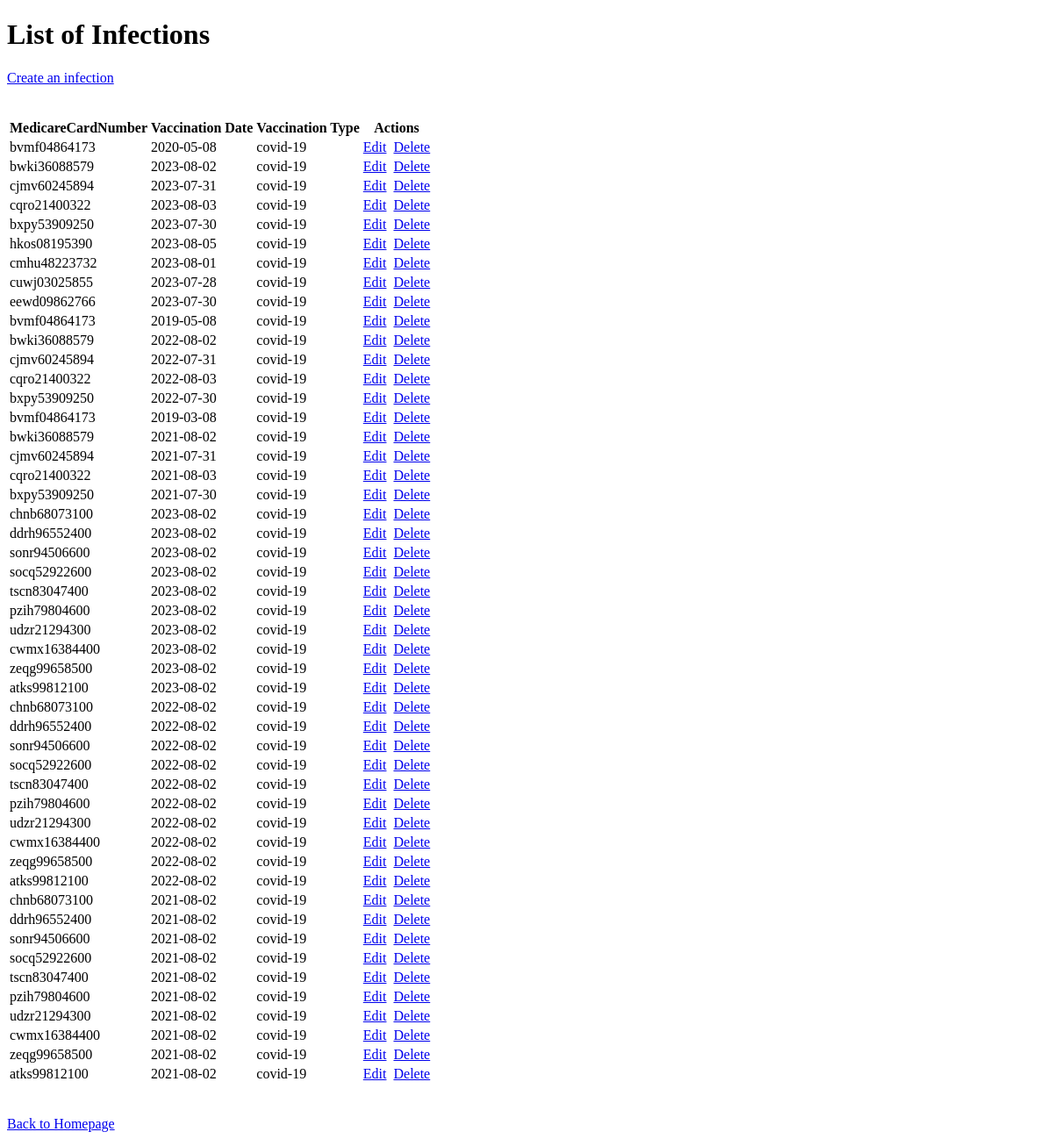
The page /php/infection/index.php on the database as committed earlier.
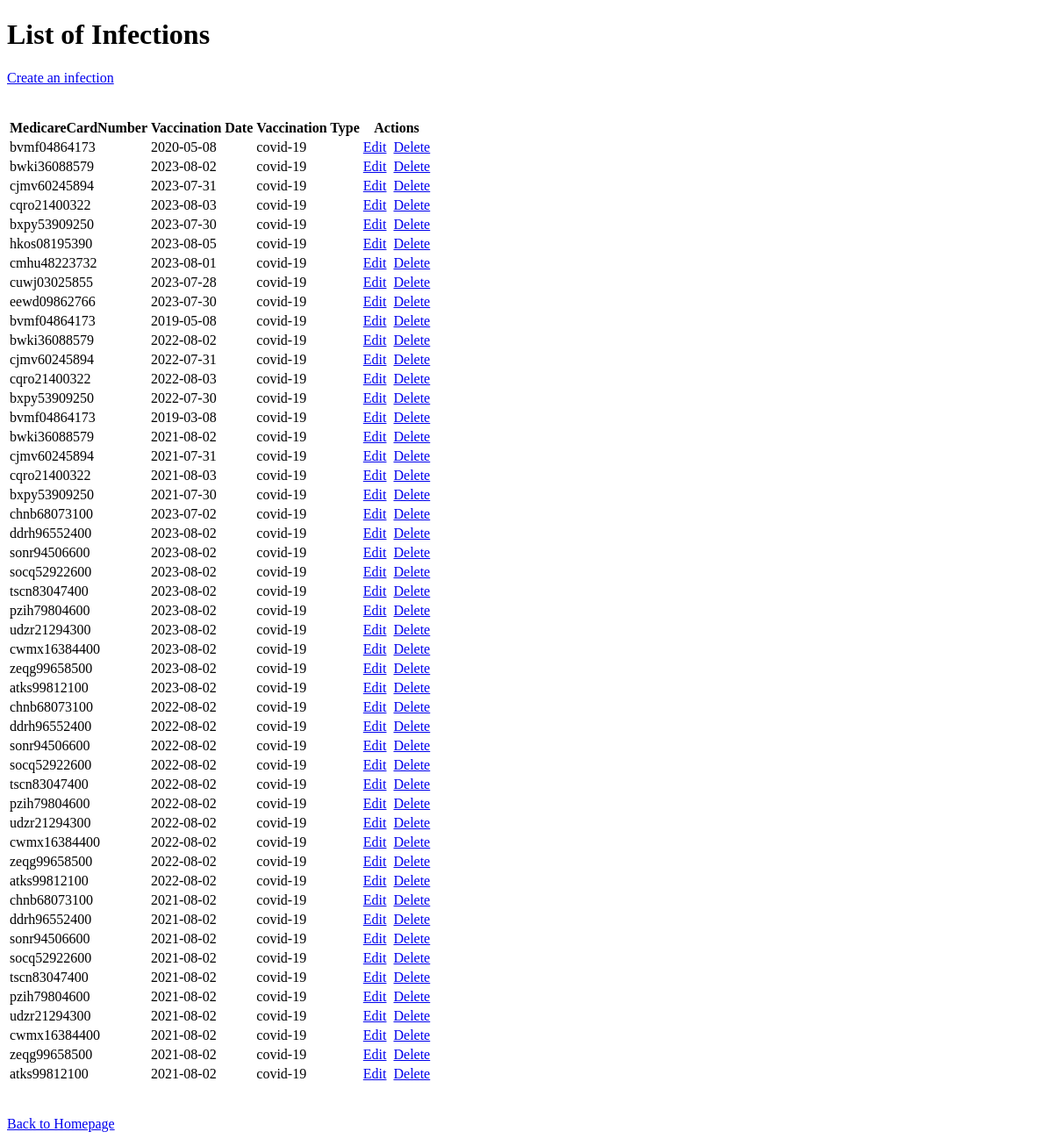
The same page on the database as committed later.
### tables this page shows
CREATE TABLE Infections(
    MedicareCardNumber char(12) NOT NULL,
    `Date` Date,
    `Type` VARCHAR(255),
    FOREIGN KEY (MedicareCardNumber) REFERENCES Persons(MedicareCardNumber)
);

### php/infection/infection-r.php (the view, shortened to what this page needs)
<?php
require_once '../database.php';
$sql = 'SELECT i.MedicareCardNumber, i.Date, i.Type  FROM Infections i;';
$stmt = $conn->prepare($sql);
$stmt->execute();
?>
<br>
<table>
  <thead>
      <tr>
        <th>MedicareCardNumber</th>
        <th>Vaccination Date</th>
        <th>Vaccination Type</th>
        <th>Actions</th>
  </thead>
  <tbody>
    <?php  while($row = $stmt->fetch(PDO::FETCH_ASSOC, PDO::FETCH_ORI_NEXT)) { ?>
    <tr>
      <td><?= $row["MedicareCardNumber"] ?></td>
      <td><?= $row["Date"] ?></td>
      <td><?= $row["Type"] ?></td>
      <td>
        <a href="./edit-view.php?MedicareCardNumber=<?= $row["MedicareCardNumber"] ?>">Edit</a>&nbsp;
        <a href="./infection-d.php?MedicareCardNumber=<?= $row["MedicareCardNumber"] ?>">Delete</a>
      </td>
    </tr>
    <?php  } ?>
  </tbody>
</table>
    <br>

### php/infection/index.php
<!DOCTYPE html>
<html>
<body>
    <h1>List of Infections</h1>
    <a href="create-view.php">Create an infection</a>
    <br><br>
    <?php
        require_once 'infection-r.php';
    ?>
    <br>
    <a href="../index.php">Back to Homepage</a>
</body>
</html>

Rows that differ between the two databases and show on the page:
removed infections: MedicareCardNumber "chnb68073100", Date "2023-08-02", Type "covid-19"
added infections: MedicareCardNumber "chnb68073100", Date "2023-07-02", Type "covid-19"
